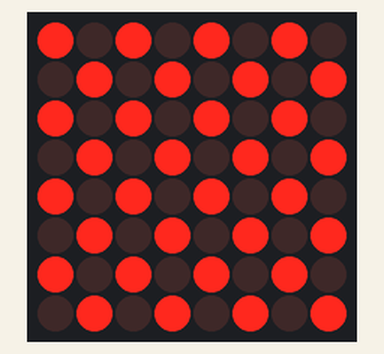
This sketch was run on a simulated Arduino Uno, built with avr-gcc and run on an emulated ATmega328P. On the bench: 8×8 LED matrix. At 0.0 s the program stops and its outputs stay as they are.

Above: at 0.1 s.

The sketch:

Chessboard.ino
```cpp
#include <LedControl.h>

// DIN pin 11, CLK pin 13, CS pin 10, number of devices is 1
LedControl lc=LedControl(11,13,10,1);

void setup() {
    lc.shutdown(0,false);    // Wake up MAX7219
    lc.setIntensity(0,1);    // Set brightness (0--15)
    lc.clearDisplay(0);      // Clear display
}

void loop() {
    for (int row = 0; row < 8; row++) {
        byte pattern = 0b10101010; // Binary: 10101010
        // Alternate rows to create a chessboard
        if (row % 2 == 1) pattern = ~pattern;
        lc.setRow(0, row, pattern);
    }
    // Hold steady
    while (true);
}
```
